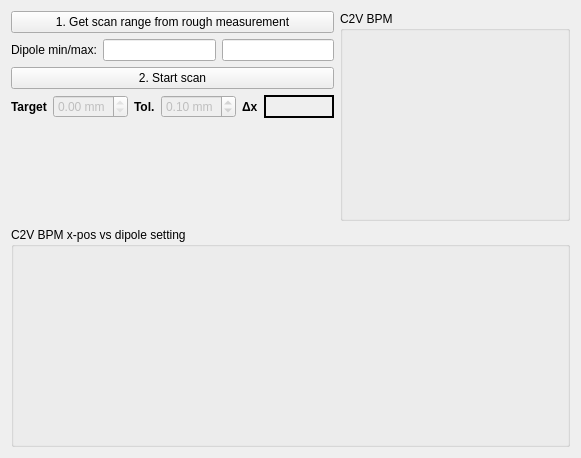
             <widget class="QWidget" name="tab_3">
              <attribute name="title">
               <string>Measure</string>
              </attribute>
              <layout class="QGridLayout" name="gridLayout_26">
               <item row="0" column="0">
                <layout class="QGridLayout" name="gridLayout_24">
                 <item row="0" column="0" colspan="3">
                  <widget class="QPushButton" name="pushButton_fineGetCurrentRange_2">
                   <property name="text">
                    <string>1. Get scan range from rough measurement</string>
                   </property>
                   <property name="checked">
                    <bool>false</bool>
                   </property>
                  </widget>
                 </item>
                 <item row="1" column="0">
                  <widget class="QLabel" name="label_9">
                   <property name="text">
                    <string>Dipole min/max:</string>
                   </property>
                  </widget>
                 </item>
                 <item row="1" column="1">
                  <widget class="QLineEdit" name="lineEdit_fineCurrentMin"/>
                 </item>
                 <item row="1" column="2">
                  <widget class="QLineEdit" name="lineEdit_fineCurrentMax"/>
                 </item>
                </layout>
               </item>
               <item row="0" column="1" rowspan="3">
                <widget class="QGroupBox" name="groupBox_8">
                 <property name="minimumSize">
                  <size>
                   <width>230</width>
                   <height>200</height>
                  </size>
                 </property>
                 <property name="title">
                  <string>C2V BPM</string>
                 </property>
                 <layout class="QHBoxLayout" name="horizontalLayout_11"/>
                </widget>
               </item>
               <item row="1" column="0">
                <layout class="QGridLayout" name="gridLayout_25">
                 <item row="0" column="0" colspan="6">
                  <widget class="QPushButton" name="pushButton_fineCentreC2VCurrent">
                   <property name="text">
                    <string>2. Start scan</string>
                   </property>
                   <property name="checked">
                    <bool>false</bool>
                   </property>
                  </widget>
                 </item>
                 <item row="1" column="0">
                  <widget class="QLabel" name="label_39">
                   <property name="font">
                    <font>
                     <weight>75</weight>
                     <bold>true</bold>
                    </font>
                   </property>
                   <property name="text">
                    <string>Target</string>
                   </property>
                  </widget>
                 </item>
                 <item row="1" column="1">
                  <widget class="QDoubleSpinBox" name="doubleSpinBox_x_3">
                   <property name="enabled">
                    <bool>false</bool>
                   </property>
                   <property name="maximumSize">
                    <size>
                     <width>75</width>
                     <height>16777215</height>
                    </size>
                   </property>
                   <property name="readOnly">
                    <bool>true</bool>
                   </property>
                   <property name="suffix">
                    <string> mm</string>
                   </property>
                   <property name="minimum">
                    <double>-100.000000000000000</double>
                   </property>
                   <property name="maximum">
                    <double>100.000000000000000</double>
                   </property>
                   <property name="singleStep">
                    <double>0.100000000000000</double>
                   </property>
                   <property name="value">
                    <double>0.000000000000000</double>
                   </property>
                  </widget>
                 </item>
                 <item row="1" column="2">
                  <widget class="QLabel" name="label_40">
                   <property name="font">
                    <font>
                     <weight>75</weight>
                     <bold>true</bold>
                    </font>
                   </property>
                   <property name="text">
                    <string>Tol.</string>
                   </property>
                  </widget>
                 </item>
                 <item row="1" column="3">
                  <widget class="QDoubleSpinBox" name="doubleSpinBox_tol_3">
                   <property name="enabled">
                    <bool>false</bool>
                   </property>
                   <property name="maximumSize">
                    <size>
                     <width>75</width>
                     <height>16777215</height>
                    </size>
                   </property>
                   <property name="suffix">
                    <string> mm</string>
                   </property>
                   <property name="singleStep">
                    <double>0.100000000000000</double>
                   </property>
                   <property name="value">
                    <double>0.100000000000000</double>
                   </property>
                  </widget>
                 </item>
                 <item row="1" column="4">
                  <widget class="QLabel" name="label_38">
                   <property name="font">
                    <font>
                     <weight>75</weight>
                     <bold>true</bold>
                    </font>
                   </property>
                   <property name="text">
                    <string>Δx</string>
                   </property>
                  </widget>
                 </item>
                 <item row="1" column="5">
                  <widget class="QLabel" name="label_H_3">
                   <property name="minimumSize">
                    <size>
                     <width>70</width>
                     <height>0</height>
                    </size>
                   </property>
                   <property name="layoutDirection">
                    <enum>Qt::LeftToRight</enum>
                   </property>
                   <property name="frameShape">
                    <enum>QFrame::WinPanel</enum>
                   </property>
                   <property name="text">
                    <string/>
                   </property>
                   <property name="alignment">
                    <set>Qt::AlignLeading|Qt::AlignLeft|Qt::AlignVCenter</set>
                   </property>
                  </widget>
                 </item>
                </layout>
               </item>
               <item row="2" column="0">
                <spacer name="verticalSpacer_8">
                 <property name="orientation">
                  <enum>Qt::Vertical</enum>
                 </property>
                 <property name="sizeHint" stdset="0">
                  <size>
                   <width>20</width>
                   <height>103</height>
                  </size>
                 </property>
                </spacer>
               </item>
               <item row="3" column="0" colspan="2">
                <widget class="QGroupBox" name="groupBox_11">
                 <property name="minimumSize">
                  <size>
                   <width>0</width>
                   <height>220</height>
                  </size>
                 </property>
                 <property name="title">
                  <string>C2V BPM x-pos vs dipole setting</string>
                 </property>
                 <layout class="QHBoxLayout" name="horizontalLayout_12"/>
                </widget>
               </item>
              </layout>
             </widget>
